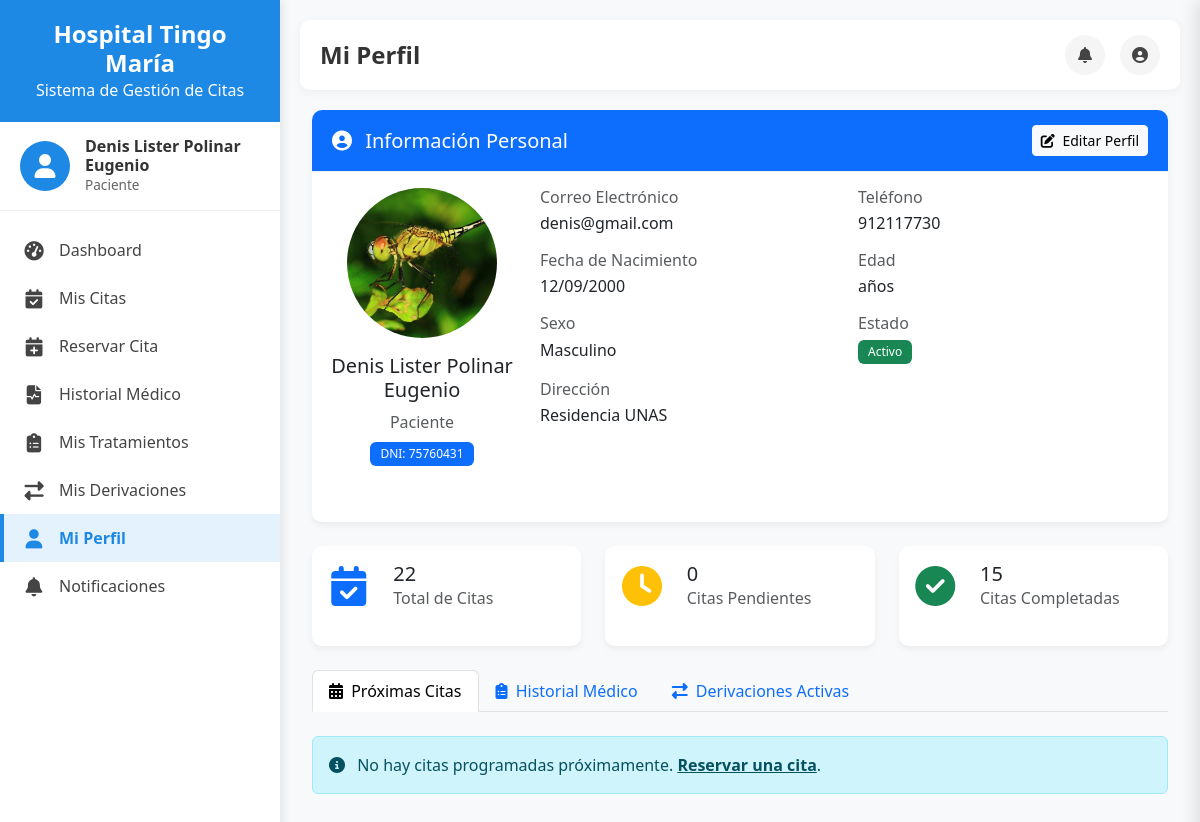
Screenshot of /perfil/paciente/ (signed in) with the database file from the repository.
### core/models.py (models this page shows, shortened)
class Usuario(AbstractUser):
    nombres = models.CharField(max_length=100, blank=True)
    apellidos = models.CharField(max_length=100, blank=True)
    dni = models.CharField(max_length=8, unique=True, null=True, blank=True)
    telefono = models.CharField(max_length=15, blank=True)
    direccion = models.TextField(blank=True)
    fecha_nacimiento = models.DateField(null=True, blank=True)
    sexo = models.CharField(max_length=1, choices=SEXO_CHOICES, blank=True)
    rol = models.ForeignKey(Rol, on_delete=models.SET_NULL, null=True, related_name='usuarios')
    foto_perfil = models.ImageField(upload_to='fotos_perfil/', null=True, blank=True)
    class Meta:
        verbose_name = 'Usuario'
        verbose_name_plural = 'Usuarios'

class Rol(models.Model):
    nombre = models.CharField(max_length=50)
    descripcion = models.TextField(blank=True)
    class Meta:
        verbose_name = 'Rol'
        verbose_name_plural = 'Roles'

class Paciente(models.Model):
    usuario = models.OneToOneField(Usuario, on_delete=models.CASCADE, related_name='paciente')
    representante = models.ForeignKey(Usuario, on_delete=models.SET_NULL, null=True, blank=True, related_name='representados')
    faltas_consecutivas = models.PositiveIntegerField(default=0)
    estado_reserva = models.CharField(max_length=20, choices=ESTADO_RESERVA_CHOICES, default='activo')
    class Meta:
        verbose_name = 'Paciente'
        verbose_name_plural = 'Pacientes'

### core/views_perfil.py (the view, shortened to what this page needs)
# urls.py: path('perfil/paciente/', views_perfil.perfil_usuario, {'tipo': 'paciente'}, name='perfil_paciente'),
@login_required
def perfil_usuario(request, usuario_id=None, tipo=None):
    user = request.user
    if usuario_id is None:
        if tipo == 'paciente' and not hasattr(user, 'paciente'):
            messages.error(request, "No tienes un perfil de paciente en el sistema.")
            return redirect('dashboard')
        elif tipo == 'medico' and not hasattr(user, 'medico'):
            messages.error(request, "No tienes un perfil de médico en el sistema.")
            return redirect('dashboard')
        elif tipo == 'admision' and (not user.rol or user.rol.nombre != 'Admision'):
            messages.error(request, "No tienes un perfil de admisión en el sistema.")
            return redirect('dashboard')
        elif tipo == 'admin' and (not user.rol or user.rol.nombre != 'Administrador'):
            messages.error(request, "No tienes un perfil de administrador en el sistema.")
            return redirect('dashboard')
        usuario = user
        es_propio = True
    datos = {
        'usuario': usuario,
        'es_propio': es_propio,
    }
    if tipo == 'paciente':
        datos.update(obtener_datos_paciente(usuario))
        template = 'paciente/perfil.html'
    elif tipo == 'medico':
        datos.update(obtener_datos_medico(usuario))
        template = 'medico/perfil.html'
    elif tipo == 'admision':
        datos.update(obtener_datos_admision(usuario))
        template = 'admision/perfil.html'
    elif tipo == 'admin':
        datos.update(obtener_datos_admin(usuario))
        template = 'admin/perfil.html'
    return render(request, template, datos)

### templates/paciente/perfil.html (shortened to what this page needs)
{% extends 'dashboard/base_dashboard.html' %}
{% block page_title %}
    {% if es_propio %}Mi Perfil{% else %}Perfil de Paciente{% endif %}
{% endblock %}
{% block content %}
<div class="container-fluid">
    <div class="card mb-4">
        <div class="card-header bg-primary text-white d-flex justify-content-between align-items-center">
            <h5 class="mb-0">
                <i class="fas fa-user-circle me-2"></i> Información Personal
            </h5>
            {% if es_propio %}
            <a href="#" class="btn btn-sm btn-light" data-bs-toggle="modal" data-bs-target="#editarPerfilModal">
                <i class="fas fa-edit me-1"></i> Editar Perfil
            </a>
            {% endif %}
        </div>
        <div class="card-body">
            <div class="row">
                <div class="col-md-3 text-center mb-4">
                    {% if usuario.foto_perfil %}
                    <div class="avatar-container mx-auto mb-3 position-relative" style="width: 150px; height: 150px; border-radius: 50%; overflow: hidden; cursor: pointer;" data-bs-toggle="modal" data-bs-target="#cambiarFotoModal">
                        <img src="{{ usuario.foto_perfil.url }}" alt="Foto de perfil" class="img-fluid" style="width: 100%; height: 100%; object-fit: cover;">
                    </div>
                    {% endif %}
                    <h5>{{ usuario.nombres }} {{ usuario.apellidos }}</h5>
                    <p class="text-muted mb-0">Paciente</p>
                    <p class="badge bg-primary mt-2">DNI: {{ usuario.dni }}</p>
                </div>
                <div class="col-md-9">
                    <div class="row">
                        <div class="col-md-6 mb-3">
                            <h6 class="text-muted mb-1">Correo Electrónico</h6>
                            <p class="mb-0">{{ usuario.email }}</p>
                        </div>
                        <div class="col-md-6 mb-3">
                            <h6 class="text-muted mb-1">Teléfono</h6>
                            <p class="mb-0">{{ usuario.telefono }}</p>
                        </div>
                    </div>
                    <div class="row">
                        <div class="col-md-6 mb-3">
                            <h6 class="text-muted mb-1">Fecha de Nacimiento</h6>
                            <p class="mb-0">{{ usuario.fecha_nacimiento|date:"d/m/Y" }}</p>
                        </div>
                        <div class="col-md-6 mb-3">
                            <h6 class="text-muted mb-1">Edad</h6>
                            <p class="mb-0">{{ usuario.edad }} años</p>
                        </div>
                    </div>
                    <div class="row">
                        <div class="col-md-6 mb-3">
                            <h6 class="text-muted mb-1">Sexo</h6>
                            <p class="mb-0">{{ usuario.get_sexo_display }}</p>
                        </div>
                        <div class="col-md-6 mb-3">
                            <h6 class="text-muted mb-1">Estado</h6>
                            <p class="mb-0">
                                <span class="badge {% if paciente.estado_reserva == 'activo' %}bg-success{% elif paciente.estado_reserva == 'bloqueado' %}bg-danger{% else %}bg-warning{% endif %}">
                                    {{ paciente.get_estado_reserva_display }}
                                </span>
                            </p>
                        </div>
                    </div>
                    <div class="row">
                        <div class="col-md-12">
                            <h6 class="text-muted mb-1">Dirección</h6>
                            <p class="mb-0">{{ usuario.direccion }}</p>
                        </div>
                    </div>
                </div>
            </div>
        </div>
    </div>
    <div class="row mb-4">
        <div class="col-md-4">
            <div class="card h-100 border-left-primary">
                <div class="card-body">
                    <div class="row align-items-center">
                        <div class="col-3 text-center">
                            <i class="fas fa-calendar-check text-primary" style="font-size: 2.5rem;"></i>
                        </div>
                        <div class="col-9">
                            <h5 class="mb-0">{{ total_citas }}</h5>
                            <p class="text-muted mb-0">Total de Citas</p>
                        </div>
                    </div>
                </div>
            </div>
        </div>
        <div class="col-md-4">
            <div class="card h-100 border-left-warning">
                <div class="card-body">
                    <div class="row align-items-center">
                        <div class="col-3 text-center">
                            <i class="fas fa-clock text-warning" style="font-size: 2.5rem;"></i>
                        </div>
                        <div class="col-9">
                            <h5 class="mb-0">{{ citas_pendientes }}</h5>
                            <p class="text-muted mb-0">Citas Pendientes</p>
                        </div>
                    </div>
                </div>
            </div>
        </div>
        <div class="col-md-4">
            <div class="card h-100 border-left-success">
                <div class="card-body">
                    <div class="row align-items-center">
                        <div class="col-3 text-center">
                            <i class="fas fa-check-circle text-success" style="font-size: 2.5rem;"></i>
                        </div>
                        <div class="col-9">
                            <h5 class="mb-0">{{ citas_completadas }}</h5>
                            <p class="text-muted mb-0">Citas Completadas</p>
                        </div>
                    </div>
                </div>
            </div>
        </div>
    </div>
    <ul class="nav nav-tabs mb-4" id="perfilTab" role="tablist">
        <li class="nav-item" role="presentation">
            <button class="nav-link active" id="citas-tab" data-bs-toggle="tab" data-bs-target="#citas-tab-pane" type="button" role="tab" aria-controls="citas-tab-pane" aria-selected="true">
                <i class="fas fa-calendar-alt me-1"></i> Próximas Citas
            </button>
        </li>
        <li class="nav-item" role="presentation">
            <button class="nav-link" id="historial-tab" data-bs-toggle="tab" data-bs-target="#historial-tab-pane" type="button" role="tab" aria-controls="historial-tab-pane" aria-selected="false">
                <i class="fas fa-clipboard-list me-1"></i> Historial Médico
            </button>
        </li>
        <li class="nav-item" role="presentation">
            <button class="nav-link" id="derivaciones-tab" data-bs-toggle="tab" data-bs-target="#derivaciones-tab-pane" type="button" role="tab" aria-controls="derivaciones-tab-pane" aria-selected="false">
                <i class="fas fa-exchange-alt me-1"></i> Derivaciones Activas
            </button>
        </li>
    </ul>
    <div class="tab-content" id="perfilTabContent">
        <div class="tab-pane fade show active" id="citas-tab-pane" role="tabpanel" aria-labelledby="citas-tab" tabindex="0">
            {% if proximas_citas %}
                <div class="table-responsive">
                    <table class="table table-striped table-hover">
                        <thead class="table-primary">
                            <tr>
                                <th>Fecha</th>
                                <th>Hora</th>
                                <th>Médico</th>
                                <th>Especialidad</th>
                                <th>Consultorio</th>
                                <th>Estado</th>
                                {% if es_propio %}
                                <th>Acciones</th>
                                {% endif %}
                            </tr>
                        </thead>
                        <tbody>
                            {% for cita in proximas_citas %}
                            <tr>
                                <td>{{ cita.fecha|date:"d/m/Y" }}</td>
                                <td>{{ cita.hora_inicio|time:"H:i" }} - {{ cita.hora_fin|time:"H:i" }}</td>
                                <td>Dr. {{ cita.medico.usuario.nombres }} {{ cita.medico.usuario.apellidos }}</td>
                                <td>{{ cita.medico.especialidad.nombre }}</td>
                                <td>{{ cita.consultorio.codigo }}</td>
                                <td>
                                    <span class="badge
                                        {% if cita.estado == 'pendiente' %}bg-warning
                                        {% elif cita.estado == 'confirmada' %}bg-primary
                                        {% elif cita.estado == 'atendida' %}bg-success
                                        {% else %}bg-danger{% endif %}">
                                        {{ cita.get_estado_display }}
                                    </span>
                                </td>
                                {% if es_propio %}
                                <td>
                                    <a href="#" class="btn btn-sm btn-outline-primary">
                                        <i class="fas fa-eye me-1"></i> Ver
                                    </a>
                                </td>
                                {% endif %}
                            </tr>
                            {% endfor %}
                        </tbody>
                    </table>
                </div>
                {% if es_propio %}
                <div class="text-end mt-3">
                    <a href="#" class="btn btn-primary">
                        <i class="fas fa-calendar-plus me-1"></i> Reservar Nueva Cita
                    </a>
                </div>
                {% endif %}
            {% else %}
                <div class="alert alert-info">
                    <i class="fas fa-info-circle me-2"></i> No hay citas programadas próximamente.
                    {% if es_propio %}
                    <a href="#" class="alert-link">Reservar una cita</a>.
                    {% endif %}
                </div>
            {% endif %}
        </div>
    </div>
</div>
{% endblock %}

### templates/dashboard/base_dashboard.html (shortened to what this page needs)
<!DOCTYPE html>
<html lang="es">
<head>
    <link href="https://cdn.jsdelivr.net/npm/bootstrap@5.3.0/dist/css/bootstrap.min.css" rel="stylesheet">
    <link rel="stylesheet" href="https://cdnjs.cloudflare.com/ajax/libs/font-awesome/6.4.0/css/all.min.css">
</head>
<body>
    <div class="sidebar" id="sidebar">
        <div class="sidebar-header">
            <h3>Hospital Tingo María</h3>
            <p class="mb-0">Sistema de Gestión de Citas</p>
        </div>
        <div class="sidebar-user">
            <div class="user-avatar">
                <i class="fas fa-user"></i>
            </div>
            <div class="user-info">
                <h5>{{ user.nombres }} {{ user.apellidos }}</h5>
                <p>{{ user.rol.nombre }}</p>
            </div>
        </div>
        <div class="sidebar-menu">
        </div>
    </div>
            {% load notification_filters %}
    <div class="main-content">
        <div class="topbar">
            <div class="d-flex align-items-center">
                <h4 class="page-title mb-0">{% block page_title %}Dashboard{% endblock %}</h4>
            </div>
            <div class="topbar-actions">
                <div class="action-item">
                    <button class="btn-icon" id="btnNotifications">
                        <i class="fas fa-bell"></i>
                    </button>
                </div>
                <div class="action-item dropdown">
                    <button class="btn-icon" id="userDropdown" data-bs-toggle="dropdown" aria-expanded="false">
                        <i class="fas fa-user-circle"></i>
                    </button>
                </div>
            </div>
        </div>
        {% block content %}{% endblock %}
    </div>
</body>
</html>

### rows the page displays
Usuario: nombres "Denis Lister", apellidos "Polinar Eugenio", rol.nombre "Paciente", foto_perfil (picture), dni "75760431", email "denis@gmail.com", telefono "912117730", fecha_nacimiento "12/09/2000", sexo "Masculino", direccion "Residencia UNAS"
Paciente: estado_reserva "Activo"

### other values shown
{{ total_citas }} "22"
{{ citas_pendientes }} "0"
{{ citas_completadas }} "15"
